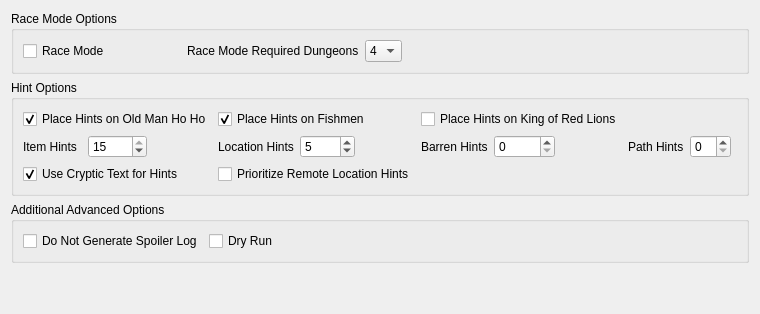
          <widget class="QWidget" name="tab_advanced">
           <attribute name="title">
            <string>Advanced Options</string>
           </attribute>
           <layout class="QVBoxLayout" name="verticalLayout_8">
            <item>
             <widget class="QGroupBox" name="groupBox_4">
              <property name="title">
               <string>Race Mode Options</string>
              </property>
              <layout class="QGridLayout" name="gridLayout_6">
               <item row="0" column="2">
                <widget class="QWidget" name="widget_4" native="true"/>
               </item>
               <item row="0" column="0">
                <widget class="QCheckBox" name="race_mode">
                 <property name="text">
                  <string>Race Mode</string>
                 </property>
                </widget>
               </item>
               <item row="0" column="1">
                <layout class="QHBoxLayout" name="horizontalLayout_8">
                 <item>
                  <widget class="QLabel" name="label_for_num_race_mode_dungeons">
                   <property name="sizePolicy">
                    <sizepolicy hsizetype="Maximum" vsizetype="Preferred">
                     <horstretch>0</horstretch>
                     <verstretch>0</verstretch>
                    </sizepolicy>
                   </property>
                   <property name="text">
                    <string>Race Mode Required Dungeons</string>
                   </property>
                  </widget>
                 </item>
                 <item>
                  <widget class="QComboBox" name="num_race_mode_dungeons">
                   <property name="sizePolicy">
                    <sizepolicy hsizetype="Preferred" vsizetype="Fixed">
                     <horstretch>1</horstretch>
                     <verstretch>0</verstretch>
                    </sizepolicy>
                   </property>
                   <property name="maximumSize">
                    <size>
                     <width>40</width>
                     <height>16777215</height>
                    </size>
                   </property>
                   <property name="currentIndex">
                    <number>3</number>
                   </property>
                   <item>
                    <property name="text">
                     <string>1</string>
                    </property>
                   </item>
                   <item>
                    <property name="text">
                     <string>2</string>
                    </property>
                   </item>
                   <item>
                    <property name="text">
                     <string>3</string>
                    </property>
                   </item>
                   <item>
                    <property name="text">
                     <string>4</string>
                    </property>
                   </item>
                   <item>
                    <property name="text">
                     <string>5</string>
                    </property>
                   </item>
                   <item>
                    <property name="text">
                     <string>6</string>
                    </property>
                   </item>
                  </widget>
                 </item>
                 <item>
                  <widget class="QWidget" name="widget_3" native="true"/>
                 </item>
                </layout>
               </item>
               <item row="0" column="3">
                <widget class="QWidget" name="widget_5" native="true"/>
               </item>
              </layout>
             </widget>
            </item>
            <item>
             <widget class="QGroupBox" name="groupBox_5">
              <property name="title">
               <string>Hint Options</string>
              </property>
              <layout class="QGridLayout" name="gridLayout_7">
               <item row="4" column="0">
                <widget class="QCheckBox" name="hoho_hints">
                 <property name="text">
                  <string>Place Hints on Old Man Ho Ho</string>
                 </property>
                 <property name="checked">
                  <bool>true</bool>
                 </property>
                </widget>
               </item>
               <item row="6" column="1">
                <widget class="QCheckBox" name="prioritize_remote_hints">
                 <property name="text">
                  <string>Prioritize Remote Location Hints</string>
                 </property>
                </widget>
               </item>
               <item row="4" column="2">
                <widget class="QCheckBox" name="korl_hints">
                 <property name="text">
                  <string>Place Hints on King of Red Lions</string>
                 </property>
                </widget>
               </item>
               <item row="5" column="2">
                <layout class="QHBoxLayout" name="horizontalLayout_16">
                 <item>
                  <widget class="QLabel" name="label_for_num_barren_hints">
                   <property name="text">
                    <string>Barren Hints</string>
                   </property>
                  </widget>
                 </item>
                 <item>
                  <widget class="QSpinBox" name="num_barren_hints">
                   <property name="correctionMode">
                    <enum>QAbstractSpinBox::CorrectToNearestValue</enum>
                   </property>
                   <property name="minimum">
                    <number>0</number>
                   </property>
                   <property name="maximum">
                    <number>15</number>
                   </property>
                   <property name="value">
                    <number>0</number>
                   </property>
                  </widget>
                 </item>
                 <item>
                  <widget class="QWidget" name="widget_7" native="true"/>
                 </item>
                </layout>
               </item>
               <item row="6" column="0">
                <widget class="QCheckBox" name="cryptic_hints">
                 <property name="text">
                  <string>Use Cryptic Text for Hints</string>
                 </property>
                 <property name="checked">
                  <bool>true</bool>
                 </property>
                </widget>
               </item>
               <item row="4" column="1">
                <widget class="QCheckBox" name="fishmen_hints">
                 <property name="text">
                  <string>Place Hints on Fishmen</string>
                 </property>
                 <property name="checked">
                  <bool>true</bool>
                 </property>
                </widget>
               </item>
               <item row="5" column="1">
                <layout class="QHBoxLayout" name="horizontalLayout_17">
                 <item>
                  <widget class="QLabel" name="label_for_num_location_hints">
                   <property name="text">
                    <string>Location Hints</string>
                   </property>
                  </widget>
                 </item>
                 <item>
                  <widget class="QSpinBox" name="num_location_hints">
                   <property name="correctionMode">
                    <enum>QAbstractSpinBox::CorrectToNearestValue</enum>
                   </property>
                   <property name="minimum">
                    <number>0</number>
                   </property>
                   <property name="maximum">
                    <number>15</number>
                   </property>
                   <property name="value">
                    <number>5</number>
                   </property>
                  </widget>
                 </item>
                 <item>
                  <widget class="QWidget" name="widget_8" native="true"/>
                 </item>
                </layout>
               </item>
               <item row="5" column="0">
                <layout class="QHBoxLayout" name="horizontalLayout_9">
                 <item>
                  <widget class="QLabel" name="label_for_num_item_hints">
                   <property name="text">
                    <string>Item Hints</string>
                   </property>
                  </widget>
                 </item>
                 <item>
                  <widget class="QSpinBox" name="num_item_hints">
                   <property name="correctionMode">
                    <enum>QAbstractSpinBox::CorrectToNearestValue</enum>
                   </property>
                   <property name="minimum">
                    <number>0</number>
                   </property>
                   <property name="maximum">
                    <number>15</number>
                   </property>
                   <property name="value">
                    <number>15</number>
                   </property>
                  </widget>
                 </item>
                 <item>
                  <widget class="QWidget" name="widget_9" native="true"/>
                 </item>
                </layout>
               </item>
               <item row="5" column="3">
                <layout class="QHBoxLayout" name="horizontalLayout_15">
                 <item>
                  <widget class="QLabel" name="label_for_num_path_hints">
                   <property name="text">
                    <string>Path Hints</string>
                   </property>
                  </widget>
                 </item>
                 <item>
                  <widget class="QSpinBox" name="num_path_hints">
                   <property name="correctionMode">
                    <enum>QAbstractSpinBox::CorrectToNearestValue</enum>
                   </property>
                   <property name="minimum">
                    <number>0</number>
                   </property>
                   <property name="maximum">
                    <number>15</number>
                   </property>
                   <property name="value">
                    <number>0</number>
                   </property>
                  </widget>
                 </item>
                 <item>
                  <widget class="QWidget" name="widget_6" native="true"/>
                 </item>
                </layout>
               </item>
              </layout>
             </widget>
            </item>
            <item>
             <widget class="QGroupBox" name="groupBox_6">
              <property name="title">
               <string>Additional Advanced Options</string>
              </property>
              <layout class="QGridLayout" name="gridLayout_8">
               <item row="0" column="0">
                <widget class="QCheckBox" name="do_not_generate_spoiler_log">
                 <property name="text">
                  <string>Do Not Generate Spoiler Log</string>
                 </property>
                </widget>
               </item>
               <item row="0" column="2">
                <widget class="QWidget" name="widget_11" native="true"/>
               </item>
               <item row="0" column="3">
                <widget class="QWidget" name="widget_12" native="true"/>
               </item>
               <item row="0" column="1">
                <widget class="QCheckBox" name="dry_run">
                 <property name="text">
                  <string>Dry Run</string>
                 </property>
                </widget>
               </item>
              </layout>
             </widget>
            </item>
            <item>
             <spacer name="verticalSpacer_3">
              <property name="orientation">
               <enum>Qt::Vertical</enum>
              </property>
              <property name="sizeHint" stdset="0">
               <size>
                <width>20</width>
                <height>40</height>
               </size>
              </property>
             </spacer>
            </item>
           </layout>
          </widget>
